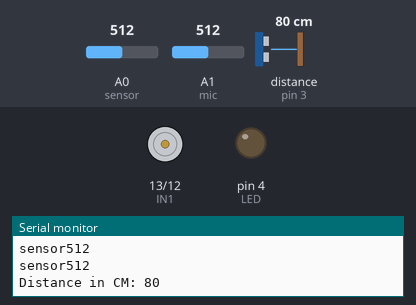
Recording of a sketch running on a simulated Arduino Uno, built with avr-gcc and run on an emulated ATmega328P. Parts: motor-driver pin pairs drawn as motors (green arrow = first pin HIGH = forward, orange = second pin HIGH = backward, longer = more drive, scaled by the enable pin), output pins drawn as LEDs (lit = HIGH), the last lines printed to the serial monitor. Inputs (shaded band) come from the test bench; at power-on: A0 (sensor) = 512, distance to the obstacle (sensor on pin 3) 80 cm, A1 (mic) = 512.

Above: at 1.3 s.
1.4 s: A0 (sensor) set to 944
3.2 s: A0 (sensor) set to 959
At 4.8 s:
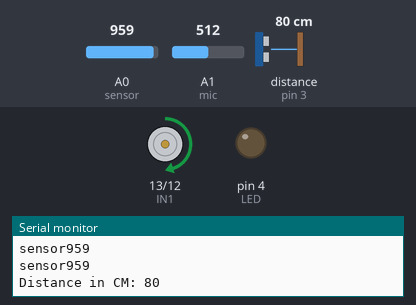
5.5 s: distance to the obstacle (sensor on pin 3) set to 32 cm
7.7 s: distance to the obstacle (sensor on pin 3) set to 26 cm
At 10.4 s:
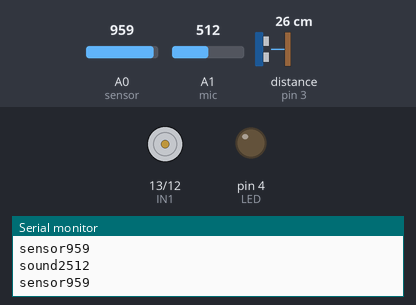
10.7 s: distance to the obstacle (sensor on pin 3) set to 35 cm
At 13.6 s:
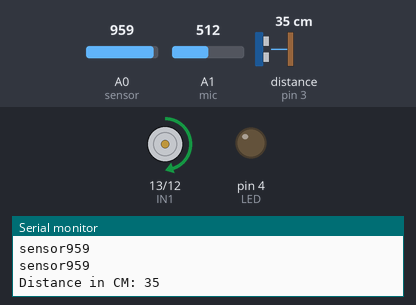
13.7 s: distance to the obstacle (sensor on pin 3) set to 2 cm
At 17.0 s:
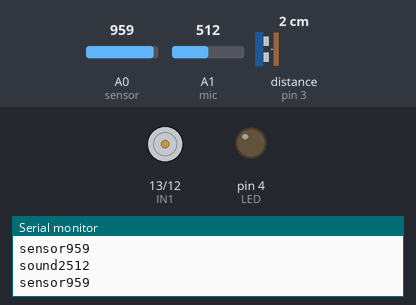
Timing chart, 0 to 17.7 s (numbered marks = the images above; inputs shaded):
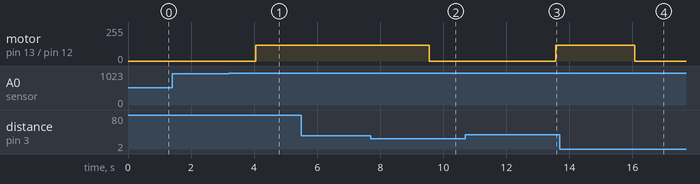

Measured:
- the behaviour switches between 950 and 951 on A0 (sensor) (found by bisection; images 0 and 1)
- the behaviour switches between 30 and 29 cm on distance to the obstacle (sensor on pin 3) (found by bisection; images 1 and 2)
- after the input at 3.2 s, motor on pin 13 (IN1) / pin 12 (IN2): stopped → forward 120/255 after 0.85 s
- after the input at 7.7 s, motor on pin 13 (IN1) / pin 12 (IN2): forward 120/255 → stopped after 1.9 s
- after the input at 10.7 s, motor on pin 13 (IN1) / pin 12 (IN2): stopped → forward 120/255 after 2.9 s
- after the input at 13.7 s, motor on pin 13 (IN1) / pin 12 (IN2): forward 120/255 → stopped after 2.4 s

The sketch:

ex3.ino
```cpp
#include <Ultrasonic.h>
Ultrasonic ultrasonic(2,3);
int distance;
int IN1 = 13;
int IN2 = 12;
int ENA = 11;
int sensor = A0; //光
int mic = A1; //mic
int LED = 4; //警示燈

void setup() {
Serial.begin(9600);
pinMode(ENA,OUTPUT);
pinMode(IN1,OUTPUT);
pinMode(IN2,OUTPUT);
pinMode(sensor,INPUT);
pinMode(mic,INPUT);
pinMode(LED,OUTPUT);
}

void forward() {
analogWrite(ENA,120);
digitalWrite(IN1,HIGH);
digitalWrite(IN2,LOW);
delay(1000);
}

void sp() {
analogWrite(ENA,0);
digitalWrite(IN1,LOW);
digitalWrite(IN2,LOW);
}

void loop() {
distance = ultrasonic.read();
Serial.print("Distance in CM: ");
Serial.println(distance);
delay(500); //每次間格0.5秒
int sensorValue = analogRead(sensor);
Serial.print("sensor");
Serial.println(sensorValue);

if (distance<30){
  digitalWrite(LED,1);
  int sound = analogRead(mic);//聲響
  Serial.print("sound2");
  Serial.println(sound);
  int sensorValue = analogRead(sensor);
  Serial.print("sensor");
  Serial.println(sensorValue);
  if(sensorValue > 950){
  sp();
  digitalWrite(LED,0);
  }
  if(sound>360){           //??????
    sp();
    digitalWrite(LED,0);
    delay(3000);
  }
}

else{
  digitalWrite(LED,0);
  int sensorValue = analogRead(sensor);
  Serial.print("sensor");
  Serial.println(sensorValue);
  if(sensorValue > 950){
    distance = ultrasonic.read();
    Serial.print("Distance in CM: ");
    Serial.println(distance);
    delay(500); //每次間格0.5秒
    if (distance<30){
      sp();   //馬達停
      delay(2000);
    }
    else{
     forward();  //馬達轉
     delay(1000);
    }
}
}

}
```
